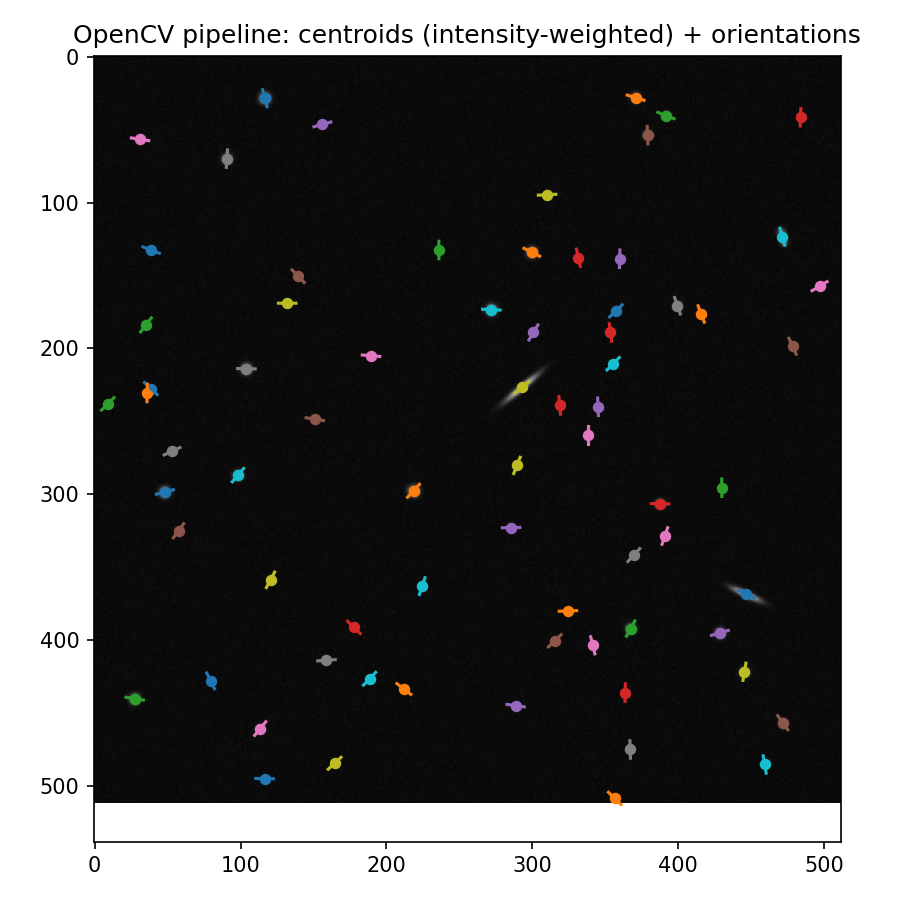
#> input picture opencv_moment_detections.png, 900 x 900 px
$ python opencv_moment_tracker.py --image ../../opencv_moment_detections.png
#> lines starting #> are read from the running program, lines starting #| are printed output that depends on the picture; after the words box and inside, x2 and y2 are one past the last pixel; in counts of white or black regions, pixels touching at a corner belong together
import argparse
import math
import csv
from dataclasses import dataclass
from typing import List, Tuple, Optional

import numpy as np
import cv2
import matplotlib.pyplot as plt


# [30 lines left out: function make_synthetic_starfield, not called in this run]


def preprocess_opencv(gray: np.ndarray,
                      use_clahe: bool = True,
                      blur_ksize: int = 3,
                      thresh_mode: str = "adaptive",
                      block_size: int = 51,
                      C: int = -3) -> Tuple[np.ndarray, np.ndarray]:
    """
    Zwraca (img_eq, mask_bin)
    - CLAHE poprawia kontrast,
    - lekki blur gasi hot-pixele,
    - threshold: "adaptive" (Gaussian) lub "otsu".
    """
#> called with use_clahe = True, blur_ksize = 3, thresh_mode = 'adaptive', block_size = 51, C = -3
    img = gray

    if use_clahe:
        clahe = cv2.createCLAHE(clipLimit=2.0, tileGridSize=(8, 8))
        img = clahe.apply(img)

    if blur_ksize > 1:
        img = cv2.GaussianBlur(img, (blur_ksize, blur_ksize), 0)

    if thresh_mode == "adaptive":
        mask = cv2.adaptiveThreshold(
            img, 255,
            cv2.ADAPTIVE_THRESH_GAUSSIAN_C,
            cv2.THRESH_BINARY,
            blockSize=block_size,
            C=C
        )
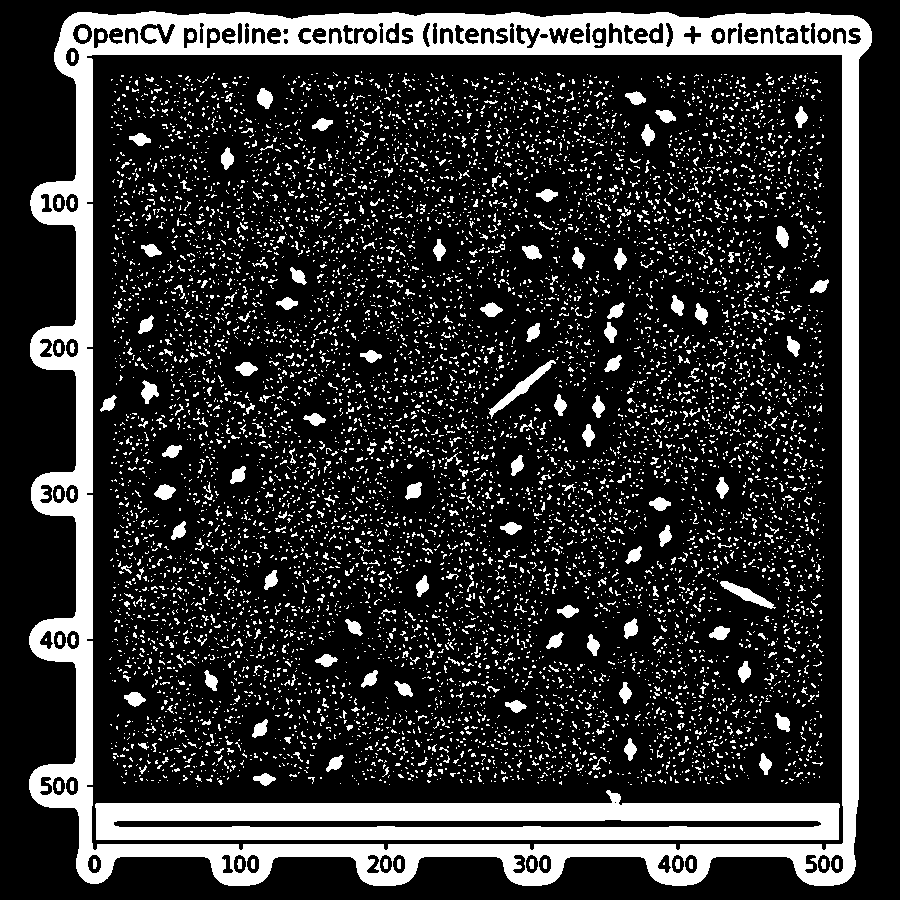
#> mask: shape (900, 900); 19.9% white; 8344 white regions (7919 under 20 px), largest, box (x1, y1, x2, y2) and area: (29, 11, 872, 886) 75779, (95, 790, 840, 840) 23443, (488, 360, 556, 419) 645
    elif thresh_mode == "otsu":
        _, mask = cv2.threshold(img, 0, 255, cv2.THRESH_BINARY + cv2.THRESH_OTSU)
    else:
        raise ValueError("thresh_mode must be 'adaptive' or 'otsu'.")

    kernel = cv2.getStructuringElement(cv2.MORPH_ELLIPSE, (3, 3))
    mask = cv2.morphologyEx(mask, cv2.MORPH_OPEN, kernel, iterations=1)
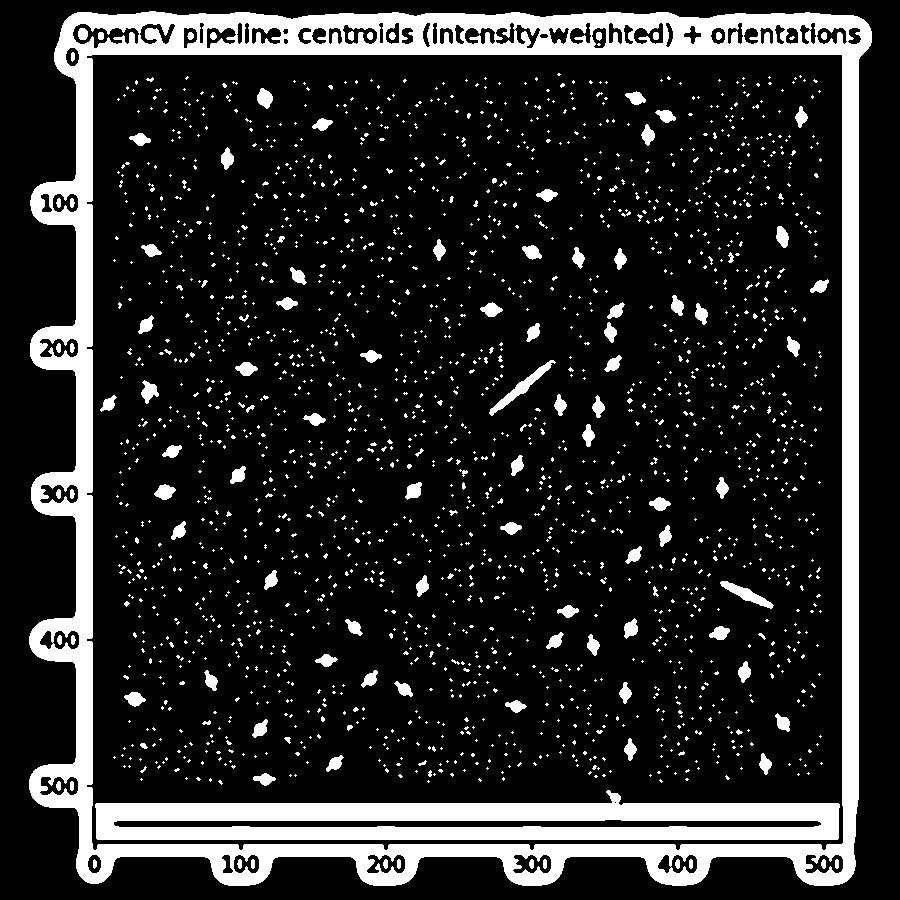
#> mask: shape (900, 900); 15.8% white; 2001 white regions (1846 under 20 px), largest, box (x1, y1, x2, y2) and area: (29, 11, 872, 886) 75352, (95, 790, 840, 840) 23439, (489, 360, 556, 416) 637

    return img, mask


@dataclass
class Blob:
    label: int
    bbox: Tuple[int, int, int, int]  # x, y, w, h
    area: int
    centroid_geom: Tuple[float, float]  # z OpenCV (geometriczne)
    centroid_int: Tuple[float, float]   # z momentów intensywności
    theta_rad: float
    major_std: float
    minor_std: float
    m00: float

def analyze_components(gray: np.ndarray, mask: np.ndarray, min_area: int = 5, min_mass: float = 200.0) -> List[Blob]:
    """
    Dla każdej etykiety:
      - bierzemy ROI,
      - liczymy momenty na obrazie I = gray * (mask>0),
      - wyciągamy centroid intensywności, macierz kowariancji, oś główną.
    """
#> called with min_area = 5, min_mass = 200
    n_labels, labels, stats, centroids = cv2.connectedComponentsWithStats(mask, connectivity=8)
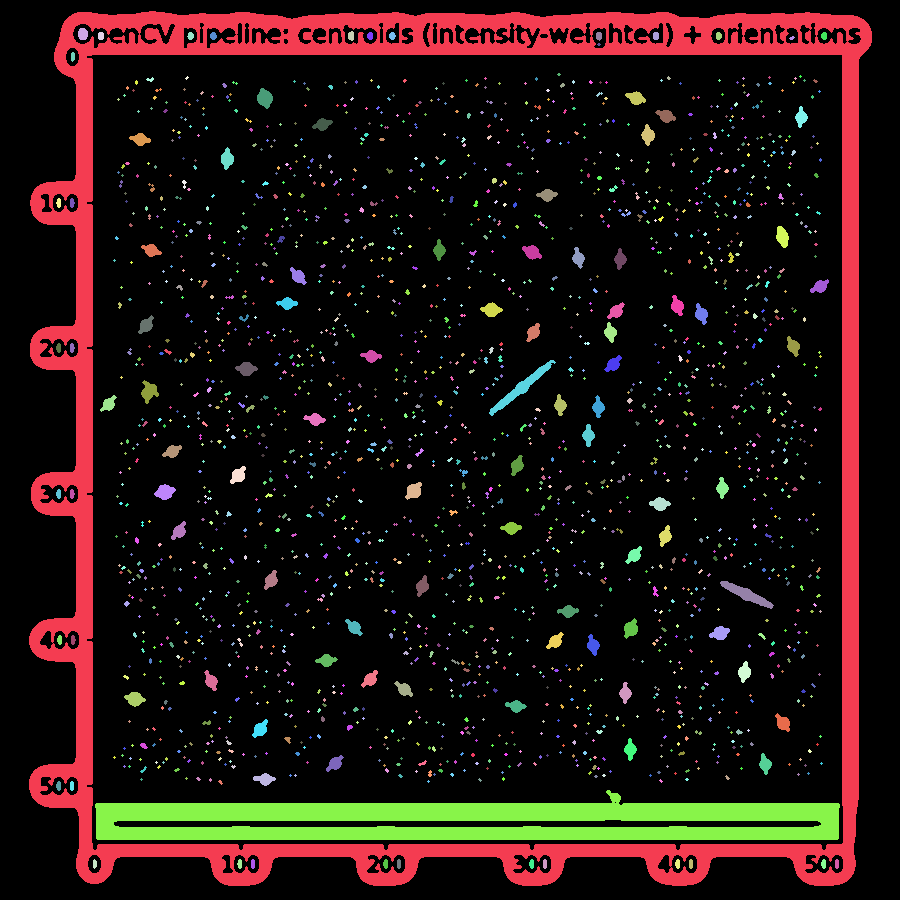
#> labels: shape (900, 900) int32; 2002 distinct labels, from 0 to 2001; one colour per label, 0 black
#> n_labels = 2002; stats = 2002 rows, first 6: [0, 0, 900, 900, 681888], [29, 11, 843, 875, 75352], [78, 28, 10, 12, 102], [348, 31, 6, 10, 50], [98, 32, 6, 8, 44], [187, 32, 7, 8, 41]; centroids = 2002 pairs, first value 58.25 to 836.5, second value 33.6 to 863.5
    H, W = gray.shape
    out: List[Blob] = []

    for L in range(1, n_labels):
        x, y, w, h, area = stats[L]
        if area < min_area:
            continue

        cx_g, cy_g = centroids[L]

        x0, y0 = max(0, x), max(0, y)
        x1, y1 = min(W, x + w), min(H, y + h)
        roi_gray = gray[y0:y1, x0:x1]
        roi_mask = (labels[y0:y1, x0:x1] == L).astype(np.uint8)

        roi_int = (roi_gray.astype(np.float32)) * (roi_mask.astype(np.float32))

        M = cv2.moments(roi_int, binaryImage=False)

        m00 = M["m00"]
        if m00 < min_mass:
            continue

        cx = M["m10"] / m00
        cy = M["m01"] / m00

        mu20 = M["mu20"]
        mu02 = M["mu02"]
        mu11 = M["mu11"]

        cov_xx = mu20 / m00
        cov_xy = mu11 / m00
        cov_yy = mu02 / m00

        theta = 0.5 * math.atan2(2 * cov_xy, (cov_xx - cov_yy))
        trace = cov_xx + cov_yy
        det = cov_xx * cov_yy - cov_xy**2
        disc = max(trace * trace / 4 - det, 0.0)
        lam1 = trace / 2 + math.sqrt(disc)
        lam2 = trace / 2 - math.sqrt(disc)
        major_std = math.sqrt(max(lam1, 0.0))
        minor_std = math.sqrt(max(lam2, 0.0))

        out.append(Blob(
            label=L,
            bbox=(x, y, w, h),
            area=int(area),
            centroid_geom=(float(cx_g), float(cy_g)),
            centroid_int=(float(x0 + cx), float(y0 + cy)),
            theta_rad=float(theta),
            major_std=float(major_std),
            minor_std=float(minor_std),
            m00=float(m00)
        ))
#> this loop made 2001 passes
#> (x, y, w, h, area, cx_g, cy_g, x0) on passes 1 to 3: (29, 11, 843, 875, 75352, 428.9, 396.7, 29), (78, 28, 10, 12, 102, 82.44, 33.6, 78), (348, 31, 6, 10, 50, 350.7, 35.5, 348)
#> pass 1, in analyze_components, `roi_mask = (labels[y0:y1, x0:x1] == L).astype(np.uint8)`:
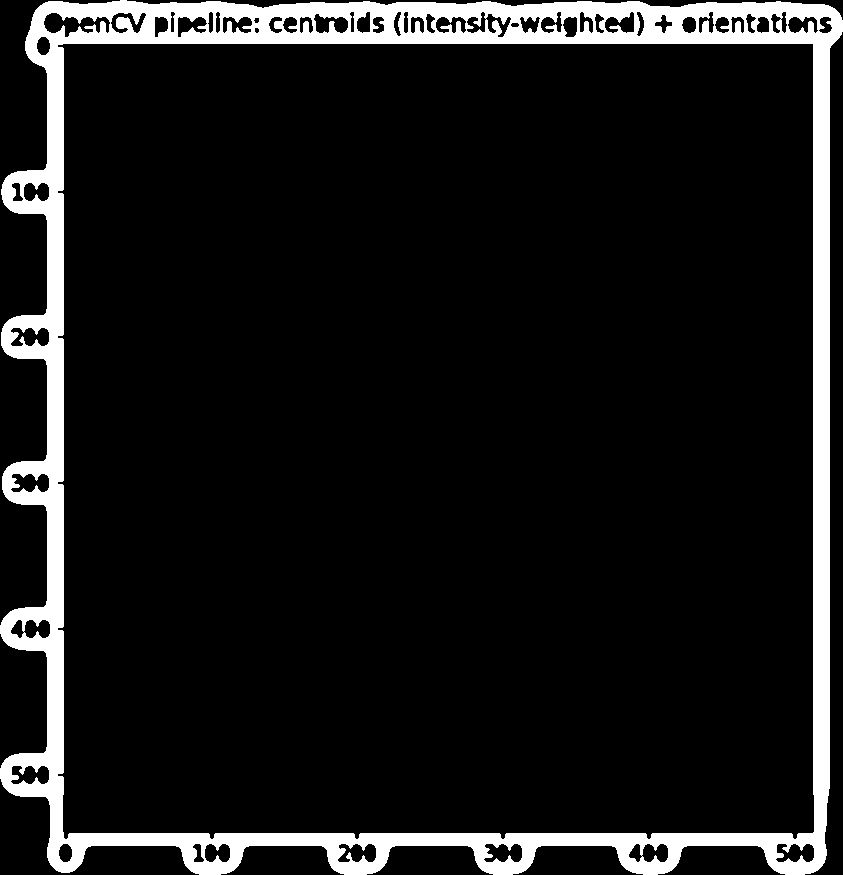
#> roi_mask: shape (875, 843); values 0 (black) and 1 (white), 10.2% white; 1 white region, box (x1, y1, x2, y2) and area: (0, 0, 843, 875) 75352

    return out

def draw_overlays(gray: np.ndarray, blobs: List[Blob], out_path: str) -> None:
#> called with out_path = 'opencv_moment_detections.png'
    fig, ax = plt.subplots(figsize=(6, 6))
    ax.imshow(gray, cmap="gray", origin="upper")
    for b in blobs:
        cx, cy = b.centroid_int
        ax.scatter([cx], [cy], s=20)

        L = 6.0
        x0 = cx - L * math.cos(b.theta_rad)
        y0 = cy - L * math.sin(b.theta_rad)
        x1 = cx + L * math.cos(b.theta_rad)
        y1 = cy + L * math.sin(b.theta_rad)
        ax.plot([x0, x1], [y0, y1])
    ax.set_title("OpenCV pipeline: centroids (intensity-weighted) + orientations")
    plt.tight_layout()
    fig.savefig(out_path, dpi=150)
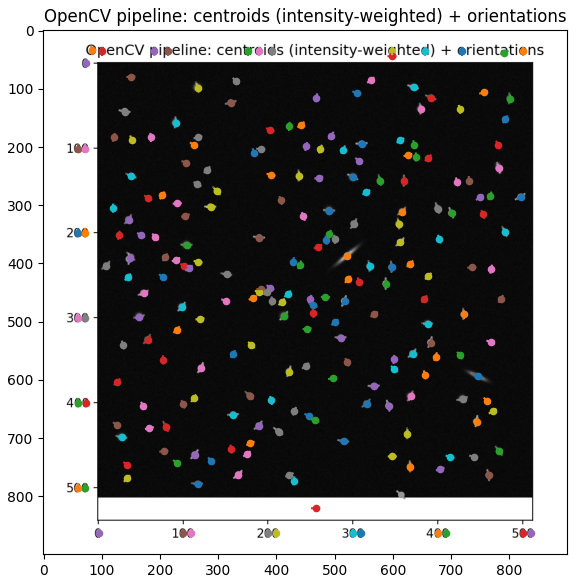
#> figure drawn by matplotlib, 1 panel
    plt.close(fig)

def save_csv(blobs: List[Blob], path: str) -> None:
#> called with path = 'opencv_detections_centroids.csv'
    with open(path, "w", newline="") as f:
        w = csv.writer(f)
        w.writerow(["label", "cx_int", "cy_int", "theta_rad", "major_std", "minor_std", "m00", "area", "cx_geom", "cy_geom"])
        for b in blobs:
            w.writerow([
                b.label, b.centroid_int[0], b.centroid_int[1],
                b.theta_rad, b.major_std, b.minor_std, b.m00,
                b.area, b.centroid_geom[0], b.centroid_geom[1]
            ])

def main(img_path: Optional[str],
         use_clahe: bool,
         thresh_mode: str,
         block_size: int,
         C: int,
         blur_ksize: int,
         min_area: int,
         min_mass: float):

    if img_path:
        gray = cv2.imread(img_path, cv2.IMREAD_GRAYSCALE)
        if gray is None:
            raise SystemExit(f"Nie można wczytać obrazu: {img_path}")
    else:
        gray = make_synthetic_starfield()
        cv2.imwrite("synthetic_starfield.png", gray)
        img_path = "synthetic_starfield.png"

    img_eq, mask = preprocess_opencv(
        gray,
        use_clahe=use_clahe,
        blur_ksize=blur_ksize,
        thresh_mode=thresh_mode,
        block_size=block_size,
        C=C
    )

    blobs = analyze_components(gray, mask, min_area=min_area, min_mass=min_mass)

    out_png = "opencv_moment_detections.png"
    out_csv = "opencv_detections_centroids.csv"
    draw_overlays(gray, blobs, out_png)
    save_csv(blobs, out_csv)

    print(f"Input image: {img_path}")
    print(f"Detections: {len(blobs)}")
#| Detections: 235
    print(f"Saved: {out_png}, {out_csv}")

if __name__ == "__main__":
    ap = argparse.ArgumentParser(description="Star tracker — OpenCV pipeline + intensity-moment centroids")
    ap.add_argument("--image", type=str, default=None, help="Ścieżka do obrazu (grayscale). Brak -> generuje syntetyczny.")
    ap.add_argument("--no-clahe", action="store_true", help="Wyłącz CLAHE.")
    ap.add_argument("--thresh", type=str, default="adaptive", choices=["adaptive", "otsu"], help="Tryb binaryzacji.")
    ap.add_argument("--block-size", type=int, default=51, help="Rozmiar okna dla adaptive threshold (nieparzysty).")
    ap.add_argument("--C", type=int, default=-3, help="Stała odejmowana w adaptive threshold.")
    ap.add_argument("--blur", type=int, default=3, help="Kernel Gaussa (nieparzysty). 1 aby wyłączyć.")
    ap.add_argument("--min-area", type=int, default=5, help="Minimum area dla labelu (piksele).")
    ap.add_argument("--min-mass", type=float, default=200.0, help="Minimum m00 (suma intensywności w labelu).")
    args = ap.parse_args()

    if args.block_size % 2 == 0:
        args.block_size += 1
    if args.blur % 2 == 0:
        args.blur += 1

    main(
        args.image,
        use_clahe=not args.no_clahe,
        thresh_mode=args.thresh,
        block_size=args.block_size,
        C=args.C,
        blur_ksize=args.blur,
        min_area=args.min_area,
        min_mass=args.min_mass
    )

$ run again, with moment_detections.png copied over opencv_moment_detections.png
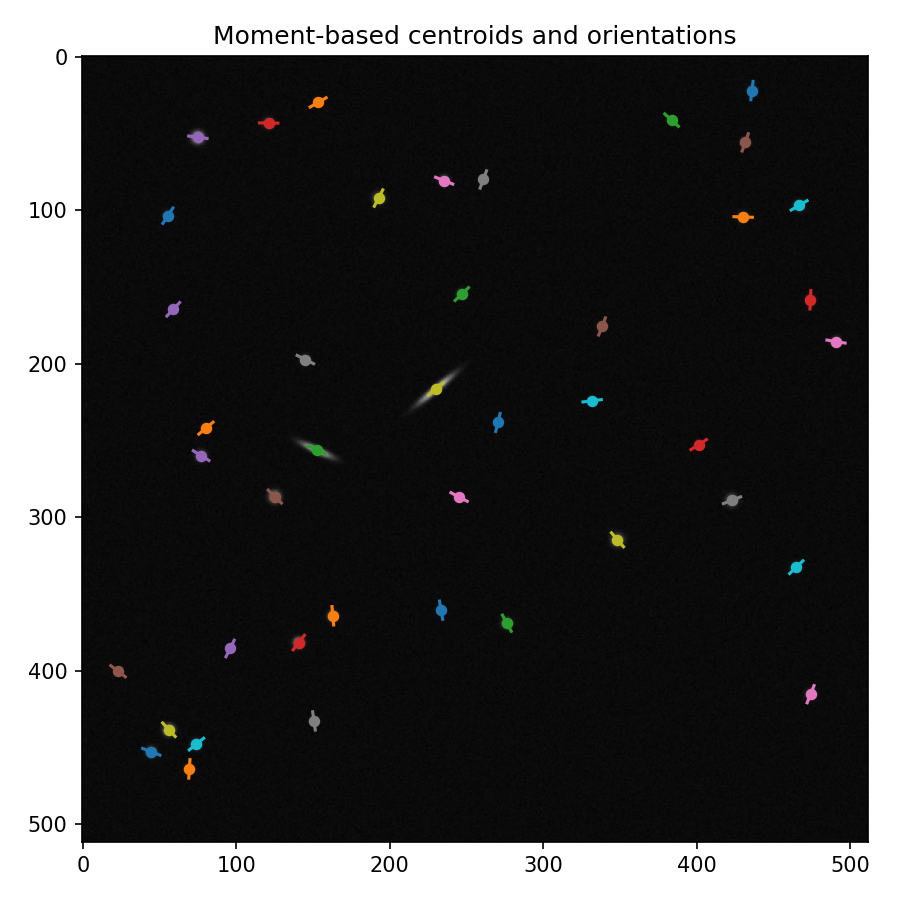
#> input picture moment_detections.png, 900 x 900 px
#> in analyze_components, `n_labels, labels, stats, centroids = cv2.connectedComponentsWithStats(..`:
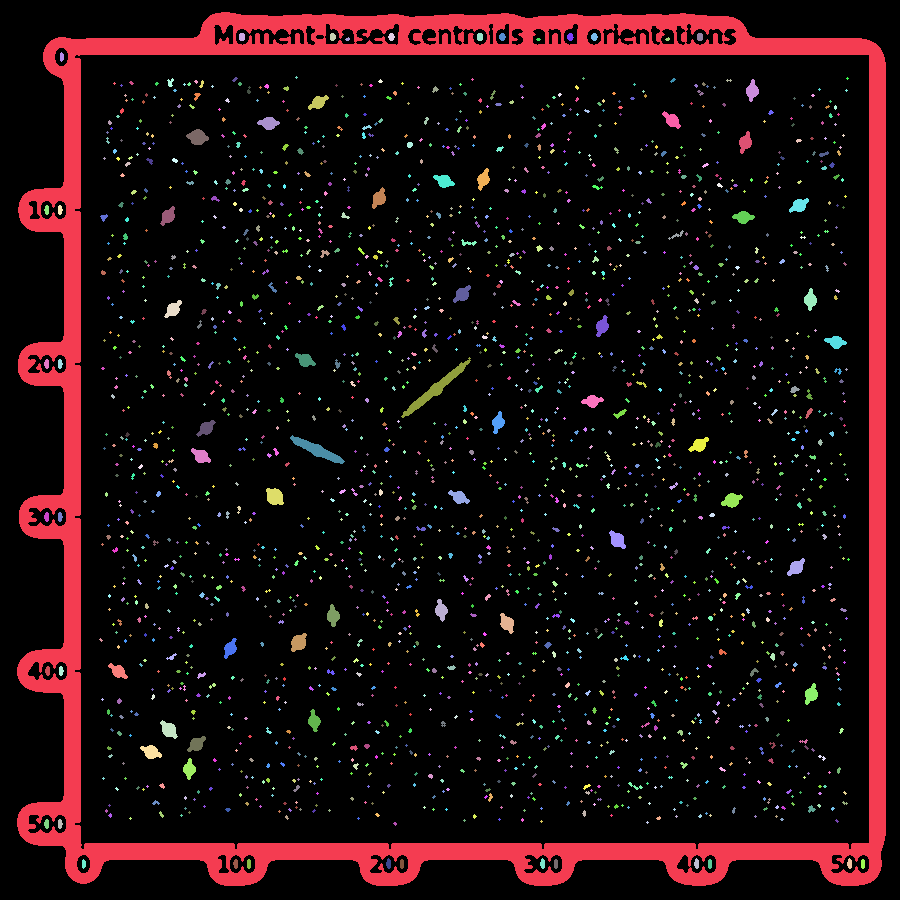
#> labels: shape (900, 900) int32; 2310 distinct labels, from 0 to 2309; one colour per label, 0 black
#> n_labels = 2310; stats = 2310 rows, first 6: [0, 0, 900, 900, 706467], [17, 12, 869, 874, 74256], [239, 33, 6, 8, 44], [330, 33, 6, 8, 40], [388, 33, 7, 8, 40], [477, 33, 6, 8, 44]; centroids = 2310 pairs, first value 46.25 to 862.5, second value 36.5 to 863.5
#> the loop in analyze_components, `for L in range(1, n_labels):` made 2309 passes
#> (x, y, w, h, area, cx_g, cy_g, x0) on passes 1 to 3: (17, 12, 869, 874, 74256, 432.1, 438.3, 17), (239, 33, 6, 8, 44, 241.5, 36.5, 239), (330, 33, 6, 8, 40, 332.3, 36.5, 330)
#> in draw_overlays, `fig.savefig(out_path, dpi=150)`:
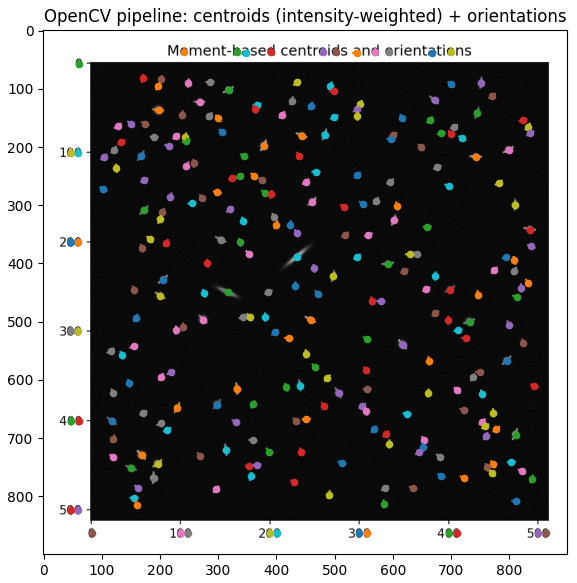
#> figure drawn by matplotlib, 1 panel
#| Detections: 276
